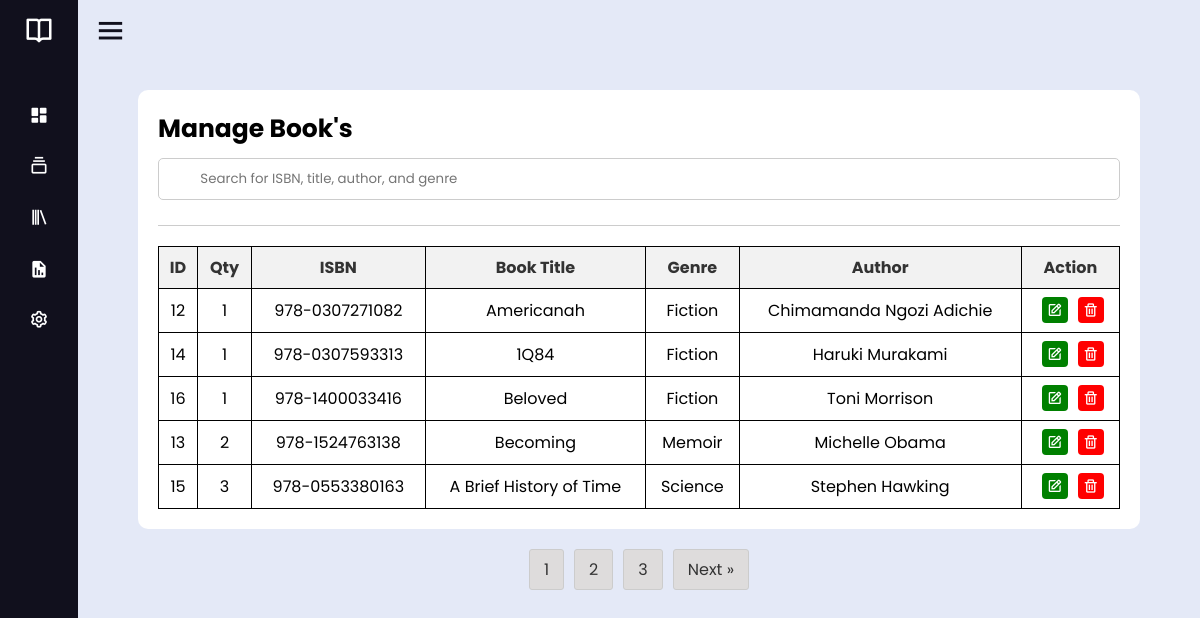
The app's page /librarian/mng-books.php (signed in) with its own data.
### tables this page shows
CREATE TABLE `books` (
  `id` int(11) NOT NULL,
  `image` varchar(255) DEFAULT NULL,
  `qty` int(11) DEFAULT NULL,
  `isbn` char(20) DEFAULT NULL,
  `book_title` varchar(255) DEFAULT NULL,
  `tag_id` int(11) DEFAULT NULL,
  `author_id` int(11) DEFAULT NULL,
  `publisher_id` int(11) DEFAULT NULL
);

CREATE TABLE `tag` (
  `id` int(11) NOT NULL,
  `tag_name` varchar(100) NOT NULL,
  `book_title` varchar(100) DEFAULT NULL
);

CREATE TABLE `author` (
  `id` int(11) NOT NULL,
  `author_name` varchar(100) NOT NULL,
  `book_title` varchar(100) DEFAULT NULL
);

### librarian/mng-books.php (the view, shortened to what this page needs)
<?php
$servername = "localhost";
$username = "root";
$password = "";
$dbname = "lib_sys";
$conn = new mysqli($servername, $username, $password, $dbname);
$sql = "SELECT COUNT(*) as total FROM books";
$result = mysqli_query($conn, $sql);
$row = mysqli_fetch_assoc($result);
$totalRecords = $row['total'];
$recordsPerPage = 5;
$totalPages = ceil($totalRecords / $recordsPerPage);
$currentpage = isset($_GET['page']) ? $_GET['page'] : 1;
$offset = ($currentpage - 1) * $recordsPerPage;
if ($_SERVER["REQUEST_METHOD"] == "POST") {
$search = $_POST["search"];
$sql = "SELECT books.id, books.qty, books.isbn, books.book_title, tag.tag_name AS tag_name, author.author_name AS author_name, publisher.publisher_name AS publisher_name
FROM books
INNER JOIN tag ON books.tag_id = tag.id
INNER JOIN author ON books.author_id = author.id
INNER JOIN publisher ON books.publisher_id = publisher.id
WHERE books.isbn LIKE '%$search%' OR books.book_title LIKE '%$search%' OR tag.tag_name LIKE '%$search%' OR author.author_name LIKE '%$search%' OR publisher.publisher_name LIKE '%$search%'
LIMIT $offset, $recordsPerPage";
$result = mysqli_query($conn, $sql);
} else {
$sql = "SELECT books.id, books.qty, books.isbn, books.book_title, tag.tag_name AS tag_name, author.author_name AS author_name, publisher.publisher_name AS publisher_name
FROM books
INNER JOIN tag ON books.tag_id = tag.id
INNER JOIN author ON books.author_id = author.id
INNER JOIN publisher ON books.publisher_id = publisher.id
LIMIT $offset, $recordsPerPage";
$result = mysqli_query($conn, $sql);
}
?>
<!DOCTYPE html>
<html lang="en">
<head>
    <link rel="stylesheet" href="../css/course.css">
    <link rel="stylesheet" href="../css/course-year.css">
    <link rel="stylesheet" href="../css/pagination.css">
    <link href='https://unpkg.com/boxicons@2.0.7/css/boxicons.min.css' rel='stylesheet'>
    <link href="https://cdn.lineicons.com/3.0/lineicons.css" rel="stylesheet" />
</head>
<body>
    <?php include 'sidebar.php';?>
    <div class="course-management">
    <div class="title">Manage Book's
        </div>
        <div class="search-bar">
                <form method="post" action="">
                    <i class="lni lni-magnifier" style="position: absolute; color: gray; padding-left: 90px; padding-top: 12px; left: 0px;"></i>
                    <input type="text" id="search-info" name="search" placeholder="&nbsp; &nbsp; &nbsp; Search for ISBN, title, author, and genre" class="left-align input-field">
                </form>
            </div>
            <br>
        <div class="line"></div>
        <?php
        if (mysqli_num_rows($result) == 0) {
         echo '<p>Sorry, There is no results found.</p>';
        } else {
        echo '<table>';
        echo '<tr>';
        echo '<th>ID</th>';
        echo '<th>Qty</th>';
        echo '<th>ISBN</th>';
        echo '<th>Book Title</th>';
        echo '<th>Genre</th>';
        echo '<th>Author</th>';
        echo '<th>Action</th>';
        echo '</tr>';
        while ($row = mysqli_fetch_array($result)) {
            echo '<tr>';
            echo '<td>' . $row['id'] . '</td>';
            echo '<td>' . $row['qty'] . '</td>';
            echo '<td>' . $row['isbn'] . '</td>';
            echo '<td>' . $row['book_title'] . '</td>';
            echo '<td>' . $row['tag_name'] . '</td>';
	        echo '<td>' . $row['author_name'] . '</td>';
	        echo '<td>';
            echo '<a href="edit-book.php?id=' . $row['id'] . '"><i class="bx bx-edit"></i></a>';
            echo '<a href="delete-book.php?id=' . $row['id'] . '" onclick="return confirm(\'Are you sure you want to delete this record?\');"><i class="bx bx-trash"></i></a>';
            echo '</td>';
            echo '</tr>';
        }
        echo '</table>';
    }
        ?>
    </div>
    <div class="pagination">
        <ul>
            <?php
            for ($i = 1; $i <= $totalPages; $i++) {
                echo '<li><a href="?page=' . $i . '">' . $i . '</a></li>';
            }
            if ($currentpage < $totalPages) {
                echo '<li><a href="?page=' . ($currentpage + 1) . '">Next &raquo;</a></li>';
            }
            ?>
        </ul>
    </div>
</body>
</html>

### css/course.css (style rules this page uses)
* { font-family: 'Poppins', sans-serif; }
.course-management { background-color: #fff; border-radius: 10px; padding: 20px; margin-left: 60px; margin-right: 60px; margin-top: 30px; }
.title { font-size: 25px; margin-bottom: 10px; font-weight: bold; }
.line { height: 1px; background-color: #ccc; margin-bottom: 20px; }
input[type="text"], input[type="email"], input[type="number"], input[type="file"], input[type="password"] { padding: 10px; border-radius: 5px; border: 1px solid #ccc; width: 100%; }

### css/course-year.css (style rules this page uses)
table { border-collapse: collapse; border: 1px solid #000; width: 100%; margin-top: 20px; }
th, td { text-align: center; padding: 8px; font-size: 16px; border: 1px solid #000; }
th { background-color: #f2f2f2; color: #333; }
.pagination { margin-top: 20px; text-align: center; }
.pagination ul { display: inline-block; padding: 0; margin: 0; }
.pagination li { display: inline; margin: 0 5px; }
.pagination a { color: #333; padding: 5px 10px; border-radius: 3px; text-decoration: none; }
.bx { border-radius: 0; }
.bx-edit { color: white; background-color: green; padding: 5px; border-radius: 4px; margin-right: 5px; margin-left: 5px; }
.bx-trash { color: white; background-color: red; padding: 5px; border-radius: 4px; margin-left: 5px; }

### css/pagination.css (style rules this page uses)
.pagination { display: flex; justify-content: center; margin-top: 20px; }
.pagination ul { list-style-type: none; margin: 0; padding: 0; display: flex; }
.pagination ul li { display: inline; margin: 0 5px; }
.pagination ul li a { display: block; padding: 7px 14px; background-color: #dedcdc; color: #333; text-decoration: none; border: 1px solid #ccc; transition: background-color 0.3s ease; }

### css/navigation.css (style rules this page uses)
* { margin: 0; padding: 0; box-sizing: border-box; font-family: 'Poppins', sans-serif; }

### librarian/mng-books.php (style rules this page uses)
.left-align::placeholder { text-align: left !important; padding-left: 10px !important; }
.input-field { text-align: center !important; color: gray; }

### records on screen
books: id "12", qty "1", isbn "978-0307271082", book_title "Americanah", tag.tag_name "Fiction", author.author_name "Chimamanda Ngozi Adichie"
books: id "14", qty "1", isbn "978-0307593313", book_title "1Q84", tag.tag_name "Fiction", author.author_name "Haruki Murakami"
books: id "16", qty "1", isbn "978-1400033416", book_title "Beloved", tag.tag_name "Fiction", author.author_name "Toni Morrison"
books: id "13", qty "2", isbn "978-1524763138", book_title "Becoming", tag.tag_name "Memoir", author.author_name "Michelle Obama"
books: id "15", qty "3", isbn "978-0553380163", book_title "A Brief History of Time", tag.tag_name "Science", author.author_name "Stephen Hawking"
